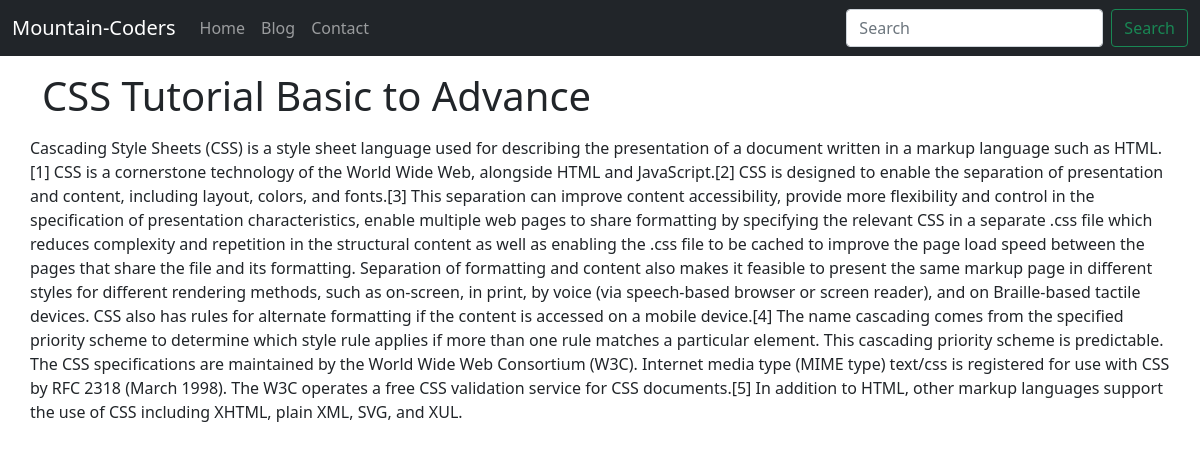
The page /blogpost/css-tutorial-full-course on the database its author committed.
### blog/models.py (models this page shows, shortened)
class Blog(models.Model):
    sno = models.AutoField(primary_key=True)
    title = models.CharField(max_length=200)
    content = models.TextField()
    slug = models.CharField(max_length=100)
    time = models.DateTimeField(auto_now_add=True)

### blog/views.py (the view)
# urls.py: path('blogpost/<str:slug>', views.blogpost, name='blogpost'),
def blogpost(request, slug):
    blog = Blog.objects.filter(slug=slug).first()
    context = {'blog':blog}
    return render(request, 'blogpost.html', context)

### templates/blogpost.html
{% extends 'base.html' %}
{% block body %}
<div class="container">
    <h1 class="my-3">{{blog.title}}</h1>
    <div class="row">
        {{blog.content|safe}}
    </div>
</div>
{% endblock body %}

### rows shown on the page
Blog: title "CSS Tutorial Basic to Advance", content "Cascading Style Sheets (CSS) is a style sheet language used for describing the presentation of a document written in a markup language such as HTML.[1] CSS is a cornerstone technology of the World Wide Web, alongside HTML and JavaScript.[2] CSS is designed to enable the separation of presentation and content, including layout, colors, and fonts.[3] This separation can improve content accessibility, provide more flexibility and control in the specification of presentation characteristics, enable multiple web pages to share formatting by specifying the relevant CSS in a separate .css file which reduces complexity and repetition in the structural content as well as enabling the .css file to be…"
